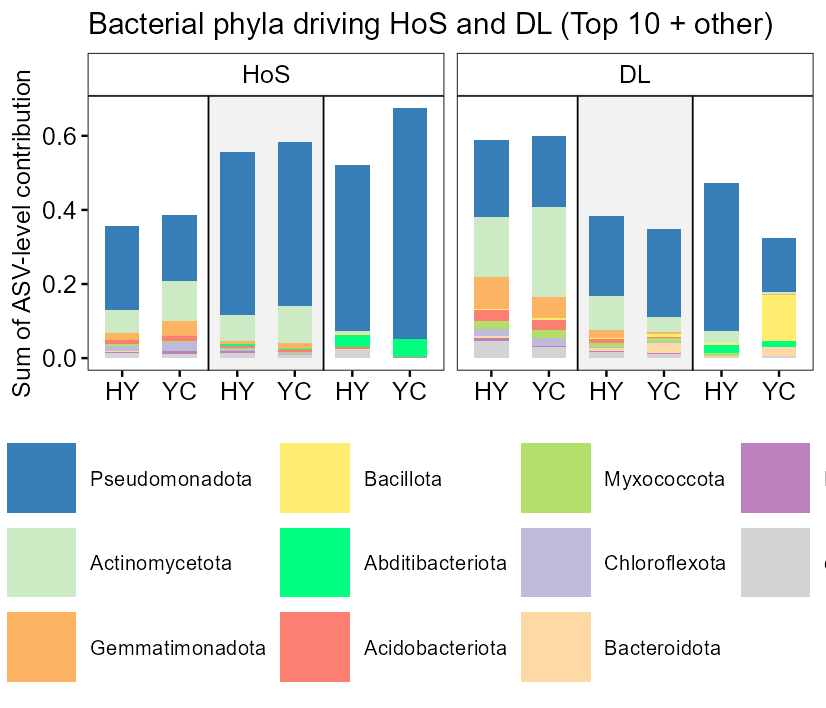

The script that saved this image:
# ============================================================================
# Fig.2E: Bacterial phylum-level HoS + DL contribution stacked bar plot (3 niches)
# ============================================================================
library(dplyr)
library(tidyr)
library(ggplot2)

out_root <- "C:/Users/ADMIN/Desktop/Co-inoculation/Fig.2"
dir.create(out_root, showWarnings = FALSE, recursive = TRUE)
setwd(out_root)

# ---------- 1. Fixed color mapping ----------
phylum_colors <- c(
  "Pseudomonadota"           = "#377EB8",
  "Actinomycetota"           = "#CCEBC5",
  "Gemmatimonadota"          = "#FDB462",
  "Bacillota"                = "#FFED6F",
  "Acidobacteriota"          = "#FB8072",
  "Bacteroidota"             = "#FED9A6",
  "Myxococcota"              = "#B3DE69",
  "Chloroflexota"            = "#BEBADA",
  "Verrucomicrobiota"        = "#80B1D3",
  "Nitrospirota"             = "#A6CEE3",
  "Entotheonellaeota"        = "#8DD3C7",
  "Bdellovibrionota"         = "#FCCDE5",
  "Planctomycetota"          = "#BC80BD",
  "NB1-j"                    = "#FFB6C1",
  "Thermodesulfobacteriota"  = "#00FFFF",
  "Armatimonadota"           = "#9400D3",
  "Candidatus_Kapabacteria"  = "#228B22",
  "Methylomirabilota"        = "#FF6347",
  "Abditibacteriota"         = "#00FF7F",
  "Latescibacterota"         = "#EEE8AA",
  "Others"                   = "#D3D3D3"
)

# ---------- 2. Read data ----------
df_vs <- read.csv("data/Bacteria_bin_filtered_synergy.csv")
df_vs <- df_vs[!grepl("S|B", df_vs$Group), ]
bin_tax <- read.csv("data/Bacteria_treatment.Taxon_Bin.csv", header = TRUE)

# ---------- 3. Preprocessing ----------
bin_cols <- grep("^bin[0-9]+$", colnames(df_vs), value = TRUE)
bin_tax$Bin_num <- gsub("Bin", "", bin_tax$Bin)
bin_tax$Bin_num <- as.character(bin_tax$Bin_num)

bin_size <- bin_tax %>%
  group_by(Bin_num) %>%
  summarise(ASV_count = n(), .groups = "drop")

df_long <- df_vs %>%
  pivot_longer(cols = all_of(bin_cols), names_to = "Bin", values_to = "Contribution") %>%
  mutate(Bin_num = gsub("bin", "", Bin)) %>%
  left_join(bin_size, by = "Bin_num") %>%
  mutate(ASV_contrib = Contribution / ASV_count)

df_asv <- df_long %>%
  left_join(bin_tax %>% select(ID, Bin_num, Phylum), by = "Bin_num", relationship = "many-to-many") %>%
  filter(!is.na(ID))

df_asv$Phylum[is.na(df_asv$Phylum) | df_asv$Phylum == ""] <- "Unclassified"

# ---------- 4. Aggregate by Site x Niche x Process x Phylum ----------
df_plot <- df_asv %>%
  filter(Process %in% c("HoS", "DL")) %>%
  group_by(Site, Niche, Process, Phylum) %>%
  summarise(TotalContrib = sum(ASV_contrib, na.rm = TRUE), .groups = "drop")

df_plot$Niche <- factor(df_plot$Niche, levels = c("Topsoil", "Rhizosphere", "Endosphere"))
df_plot$Process <- factor(df_plot$Process, levels = c("HoS", "DL"))

# ---------- 5. Top 10 phyla ----------
df_plot_no_unclass <- df_plot %>% filter(Phylum != "Unclassified")
total_contrib_by_phylum <- df_plot_no_unclass %>%
  group_by(Phylum) %>%
  summarise(Total = sum(TotalContrib, na.rm = TRUE), .groups = "drop") %>%
  arrange(desc(Total))

top10_phyla <- total_contrib_by_phylum$Phylum[1:10]

# ---------- 6. Unify to Top 10 + other ----------
df_plot_clean <- df_plot %>%
  mutate(Phylum_plot = case_when(
    Phylum == "Unclassified" ~ "other",
    Phylum %in% top10_phyla ~ Phylum,
    TRUE ~ "other"
  ))

phyla_order <- c(top10_phyla, "other")
df_plot_clean$Phylum_plot <- factor(df_plot_clean$Phylum_plot, levels = phyla_order)

# ---------- 7. Color mapping ----------
phyla_order_col <- phyla_order
phyla_order_col[phyla_order_col == "other"] <- "Others"
plot_colors <- phylum_colors[phyla_order_col]
plot_colors[is.na(plot_colors)] <- "#D3D3D3"
names(plot_colors) <- phyla_order

# ---------- 8. Site_Niche ----------
df_plot_clean <- df_plot_clean %>%
  mutate(
    Niche_short = case_when(
      Niche == "Topsoil"    ~ "Top",
      Niche == "Rhizosphere"~ "Rhi",
      Niche == "Endosphere" ~ "End"
    ),
    Site_Niche = paste(Niche_short, Site, sep = "_")
  ) %>%
  mutate(Site_Niche = factor(Site_Niche,
                             levels = c("Top_HY","Top_YC","Rhi_HY","Rhi_YC","End_HY","End_YC")))

# ---------- 9. Plot ----------
p <- ggplot(df_plot_clean, aes(x = Site_Niche, y = TotalContrib/2, fill = Phylum_plot)) +
  annotate("rect", xmin = 2.5, xmax = 4.5, ymin = -Inf, ymax = Inf, fill = "grey90", alpha = 0.5) +
  geom_vline(xintercept = 2.5, linetype = "solid", color = "black", linewidth = 0.2) +
  geom_vline(xintercept = 4.5, linetype = "solid", color = "black", linewidth = 0.2) +
  geom_col(position = "stack", width = 0.6, linewidth = 0.2) +
  scale_fill_manual(values = plot_colors, name = "Phylum") +
  facet_grid(~Process) +
  scale_x_discrete(labels = c("HY", "YC", "HY", "YC", "HY", "YC")) +
  labs(x = NULL, y = "Sum of ASV-level contribution",
       title = "Bacterial phyla driving HoS and DL (Top 10 + other)") +
  theme_classic(base_size = 6) +
  theme(
    axis.line = element_blank(),
    panel.border = element_rect(color = "black", fill = NA, linewidth = 0.2),
    strip.background = element_rect(fill = "white", color = "black", linewidth = 0.2),
    strip.text = element_text(face = "plain", size = 6, color = "black"),
    axis.text = element_text(face = "plain", color = "black", size = 6),
    axis.title = element_text(size = 6, color = "black"),
    legend.text = element_text(size = 5, color = "black"),
    legend.title = element_text(size = 5, color = "black"),
    legend.position = "bottom",
    text = element_text(family = "sans", size = 6, color = "black")
  )

ggsave(file.path(out_root, "Fig.2E_bacteria_phylum_HoS_DL.pdf"), p, width = 70, height = 60, units = "mm")
ggsave(file.path(out_root, "Fig.2E_bacteria_phylum_HoS_DL.png"), p, width = 70, height = 60, units = "mm", dpi = 300)
cat("Fig.2E saved\n")
